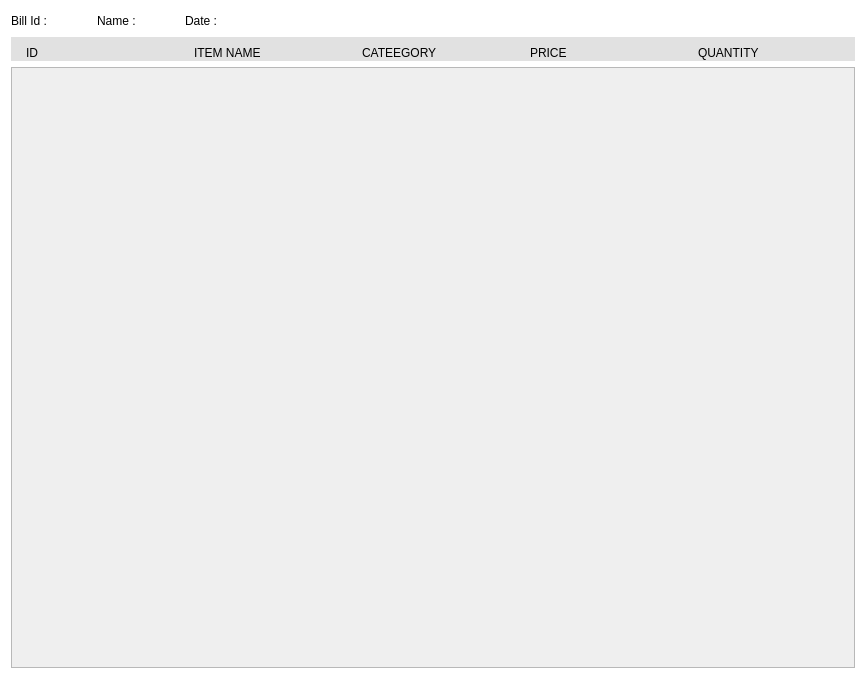
<?xml version="1.0" encoding="UTF-8"?>
<ui version="4.0">
 <class>Orderdata</class>
 <widget class="QDialog" name="Orderdata">
  <property name="geometry">
   <rect>
    <x>0</x>
    <y>0</y>
    <width>866</width>
    <height>679</height>
   </rect>
  </property>
  <property name="windowTitle">
   <string>Report</string>
  </property>
  <property name="styleSheet">
   <string notr="true">#Orderdata
{
	background-color: rgb(255, 255, 255);
}</string>
  </property>
  <layout class="QVBoxLayout" name="verticalLayout">
   <item>
    <layout class="QGridLayout" name="gridLayout">
     <property name="bottomMargin">
      <number>0</number>
     </property>
     <item row="3" column="0">
      <widget class="QScrollArea" name="scrollArea">
       <property name="widgetResizable">
        <bool>true</bool>
       </property>
       <widget class="QWidget" name="scrollAreaWidgetContents">
        <property name="geometry">
         <rect>
          <x>0</x>
          <y>0</y>
          <width>844</width>
          <height>600</height>
         </rect>
        </property>
        <layout class="QVBoxLayout" name="verticalLayout_2">
         <property name="leftMargin">
          <number>0</number>
         </property>
         <property name="topMargin">
          <number>0</number>
         </property>
         <property name="rightMargin">
          <number>0</number>
         </property>
         <property name="bottomMargin">
          <number>0</number>
         </property>
         <item>
          <widget class="QWidget" name="widget" native="true">
           <layout class="QVBoxLayout" name="verticalLayout_3">
            <property name="leftMargin">
             <number>0</number>
            </property>
            <property name="rightMargin">
             <number>0</number>
            </property>
            <property name="bottomMargin">
             <number>0</number>
            </property>
            <item>
             <layout class="QVBoxLayout" name="widgetContainer"/>
            </item>
            <item>
             <spacer name="verticalSpacer">
              <property name="orientation">
               <enum>Qt::Vertical</enum>
              </property>
              <property name="sizeHint" stdset="0">
               <size>
                <width>20</width>
                <height>375</height>
               </size>
              </property>
             </spacer>
            </item>
           </layout>
          </widget>
         </item>
        </layout>
       </widget>
      </widget>
     </item>
     <item row="2" column="0">
      <widget class="QWidget" name="horizontalWidget" native="true">
       <property name="styleSheet">
        <string notr="true">background-color: rgb(225, 225, 225);
</string>
       </property>
       <layout class="QHBoxLayout" name="horizontalLayout_2">
        <property name="leftMargin">
         <number>15</number>
        </property>
        <property name="rightMargin">
         <number>1</number>
        </property>
        <property name="bottomMargin">
         <number>1</number>
        </property>
        <item>
         <widget class="QLabel" name="label_6">
          <property name="text">
           <string>ID</string>
          </property>
          <property name="margin">
           <number>0</number>
          </property>
         </widget>
        </item>
        <item>
         <widget class="QLabel" name="label_5">
          <property name="text">
           <string>ITEM NAME</string>
          </property>
         </widget>
        </item>
        <item>
         <widget class="QLabel" name="label_4">
          <property name="text">
           <string>CATEEGORY</string>
          </property>
         </widget>
        </item>
        <item>
         <widget class="QLabel" name="label_3">
          <property name="text">
           <string>PRICE</string>
          </property>
         </widget>
        </item>
        <item>
         <widget class="QLabel" name="label_2">
          <property name="maximumSize">
           <size>
            <width>100</width>
            <height>16777215</height>
           </size>
          </property>
          <property name="text">
           <string>QUANTITY</string>
          </property>
         </widget>
        </item>
        <item>
         <widget class="QLabel" name="label">
          <property name="minimumSize">
           <size>
            <width>50</width>
            <height>0</height>
           </size>
          </property>
          <property name="maximumSize">
           <size>
            <width>50</width>
            <height>16777215</height>
           </size>
          </property>
          <property name="text">
           <string/>
          </property>
         </widget>
        </item>
       </layout>
      </widget>
     </item>
     <item row="1" column="0">
      <layout class="QHBoxLayout" name="horizontalLayout">
       <item>
        <widget class="QLabel" name="lblBillId">
         <property name="text">
          <string>Bill Id : </string>
         </property>
        </widget>
       </item>
       <item>
        <spacer name="horizontalSpacer">
         <property name="orientation">
          <enum>Qt::Horizontal</enum>
         </property>
         <property name="sizeType">
          <enum>QSizePolicy::Preferred</enum>
         </property>
         <property name="sizeHint" stdset="0">
          <size>
           <width>40</width>
           <height>20</height>
          </size>
         </property>
        </spacer>
       </item>
       <item>
        <widget class="QLabel" name="lblName">
         <property name="text">
          <string>Name : </string>
         </property>
        </widget>
       </item>
       <item>
        <spacer name="horizontalSpacer_2">
         <property name="orientation">
          <enum>Qt::Horizontal</enum>
         </property>
         <property name="sizeType">
          <enum>QSizePolicy::Preferred</enum>
         </property>
         <property name="sizeHint" stdset="0">
          <size>
           <width>40</width>
           <height>20</height>
          </size>
         </property>
        </spacer>
       </item>
       <item>
        <widget class="QLabel" name="lblDate">
         <property name="text">
          <string>Date : </string>
         </property>
        </widget>
       </item>
       <item>
        <spacer name="horizontalSpacer_3">
         <property name="orientation">
          <enum>Qt::Horizontal</enum>
         </property>
         <property name="sizeHint" stdset="0">
          <size>
           <width>40</width>
           <height>20</height>
          </size>
         </property>
        </spacer>
       </item>
      </layout>
     </item>
    </layout>
   </item>
  </layout>
 </widget>
 <resources/>
 <connections/>
</ui>
